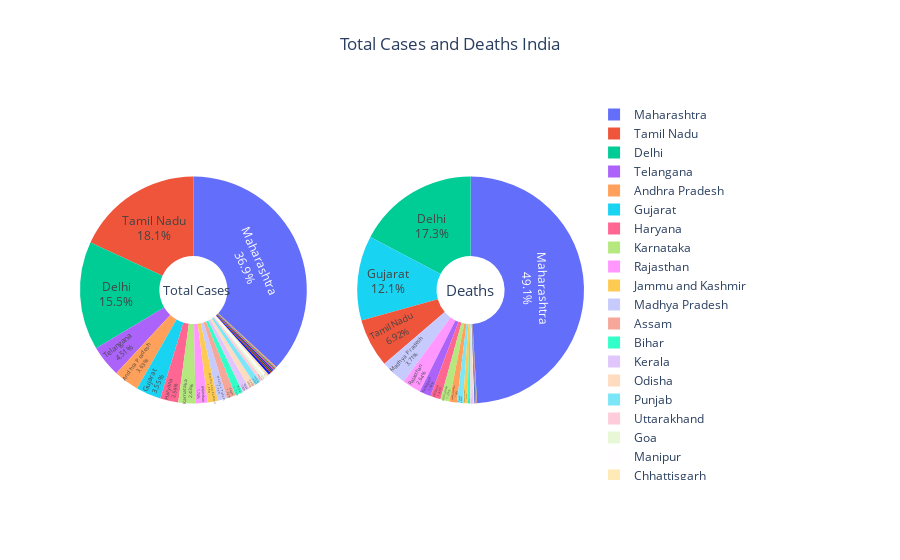

The notebook cell saved with this chart:
### Markdown cell above
From the above graph we can easily say <br>
<ul>
    <li>Russia has great medical fascilites considering it is between Spain and UK who are doing considerably worse having more number of total deaths</li>
    <li>Belgium does not look ready for the epidemic considering the neighbouring countries</li>
</ul>

### Code cell
pie_chart(temp_df, total_cases_india, deaths_india, 'India')

### Figure 1 — Plotly figure (JSON) as saved in the notebook; plotly's stock layout.template omitted (floating-point values rounded to 4 significant figures)
{"data": [{"domain": {"x": [0, 0.45], "y": [0, 1]}, "hole": 0.3, "labels": ["Maharashtra", "Tamil Nadu", "Delhi", "Telangana", "Andhra Pradesh", "Gujarat", "Haryana", "Karnataka", "Rajasthan", "Jammu and Kashmir", "Madhya Pradesh", "Assam", "Bihar", "Kerala", "Odisha", "Punjab", "Uttarakhand", "Goa", "Manipur", "Chhattisgarh", "Jharkhand", "Ladakh", "Puducherry", "Himachal Pradesh", "Tripura", "Nagaland", "Dadra and Nagar Haveli and Daman and Diu", "Arunachal Pradesh", "Mizoram", "Chandigarh", "Sikkim", "Andaman and Nicobar Islands", "Meghalaya"], "name": "Total Cases", "showlegend": true, "textinfo": "percent+label", "textposition": "inside", "type": "pie", "values": [67615, 33216, 28329, 8265, 6648, 6511, 4737, 4445, 3186, 2648, 2444, 2307, 2029, 1939, 1726, 1608, 842, 706, 660, 618, 603, 405, 388, 376, 262, 223, 122, 122, 93, 87, 41, 29, 4]}, {"domain": {"x": [0.55, 1], "y": [0, 1]}, "hole": 0.3, "labels": ["Maharashtra", "Tamil Nadu", "Delhi", "Telangana", "Andhra Pradesh", "Gujarat", "Haryana", "Karnataka", "Rajasthan", "Jammu and Kashmir", "Madhya Pradesh", "Assam", "Bihar", "Kerala", "Odisha", "Punjab", "Uttarakhand", "Goa", "Manipur", "Chhattisgarh", "Jharkhand", "Ladakh", "Puducherry", "Himachal Pradesh", "Tripura", "Nagaland", "Dadra and Nagar Haveli and Daman and Diu", "Arunachal Pradesh", "Mizoram", "Chandigarh", "Sikkim", "Andaman and Nicobar Islands", "Meghalaya"], "name": "Deaths", "showlegend": true, "textinfo": "percent+label", "textposition": "inside", "type": "pie", "values": [7273, 1025, 2558, 243, 157, 1789, 218, 191, 391, 93, 550, 9, 59, 22, 18, 128, 37, 2, 0, 13, 12, 1, 10, 9, 1, 0, 0, 1, 0, 6, 0, 0, 1]}], "layout": {"annotations": [{"font": {"size": 13}, "showarrow": false, "text": "Total Cases", "x": 0.16, "y": 0.5}, {"font": {"size": 15}, "showarrow": false, "text": "Deaths", "x": 0.825, "y": 0.5}], "hovermode": "x", "title": {"text": "Total Cases and Deaths India", "x": 0.5, "xanchor": "center"}}}
